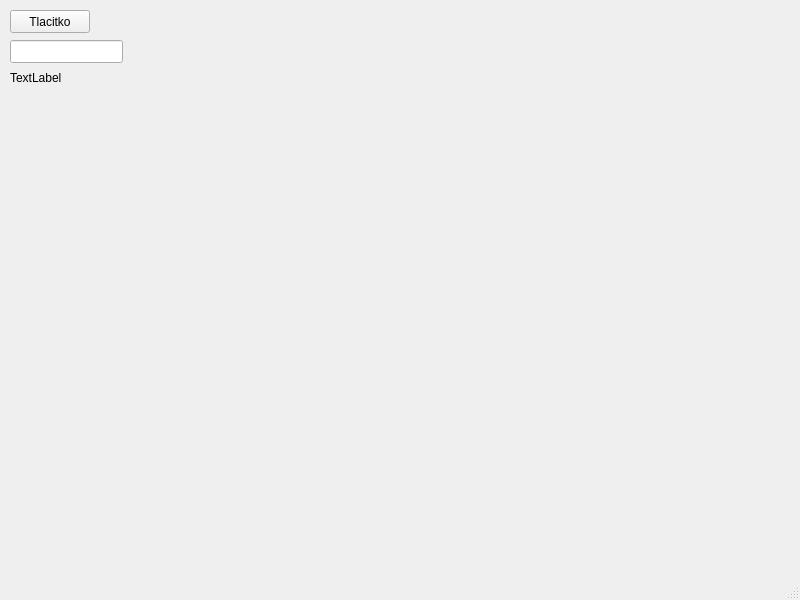
<?xml version="1.0" encoding="UTF-8"?>
<ui version="4.0">
 <class>MainWindow</class>
 <widget class="QMainWindow" name="MainWindow">
  <property name="geometry">
   <rect>
    <x>0</x>
    <y>0</y>
    <width>800</width>
    <height>600</height>
   </rect>
  </property>
  <property name="windowTitle">
   <string>MainWindow</string>
  </property>
  <widget class="QWidget" name="centralwidget">
   <widget class="QPushButton" name="pushButton">
    <property name="geometry">
     <rect>
      <x>10</x>
      <y>10</y>
      <width>80</width>
      <height>23</height>
     </rect>
    </property>
    <property name="text">
     <string>Tlacitko</string>
    </property>
   </widget>
   <widget class="QLineEdit" name="lineEdit">
    <property name="geometry">
     <rect>
      <x>10</x>
      <y>40</y>
      <width>113</width>
      <height>23</height>
     </rect>
    </property>
   </widget>
   <widget class="QLabel" name="label">
    <property name="geometry">
     <rect>
      <x>10</x>
      <y>70</y>
      <width>59</width>
      <height>15</height>
     </rect>
    </property>
    <property name="text">
     <string>TextLabel</string>
    </property>
   </widget>
  </widget>
  <widget class="QMenuBar" name="menubar">
   <property name="geometry">
    <rect>
     <x>0</x>
     <y>0</y>
     <width>800</width>
     <height>20</height>
    </rect>
   </property>
  </widget>
  <widget class="QStatusBar" name="statusbar"/>
 </widget>
 <resources/>
 <connections/>
</ui>
